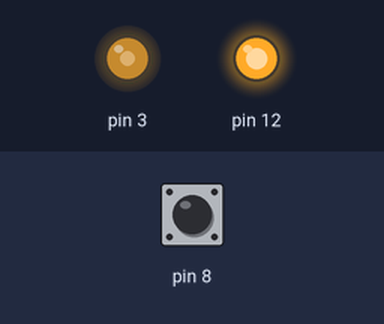
The sketch below on a simulated Arduino Uno, built with avr-gcc and run on an emulated ATmega328P. Shown: output pins drawn as LEDs (lit = HIGH). Inputs (shaded band) come from the test bench; at power-on: pin 8 HIGH. What the sketch prints to the serial monitor is not drawn.

Above: at 1.2 s.
1.3 s: pin 8 pulled LOW for 0.15 s
At 1.37 s:
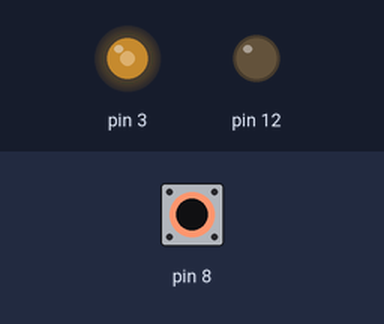
2.9 s: pin 8 pulled LOW for 3.2 s
At 6.8 s:
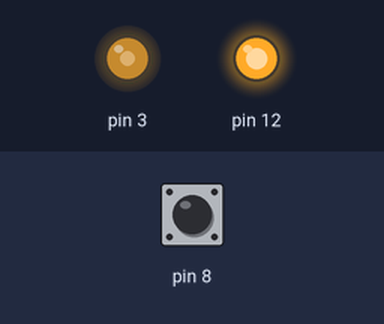
Timing chart, 0 to 8.3 s (numbered marks = the images above; inputs shaded):
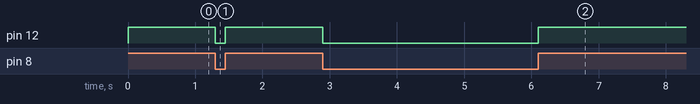

The sketch:

IRTest.ino
```cpp
// Yes, this is actually -*-c++-*-

void setup()
{
  // Pin3 is OC2B
  pinMode(3, OUTPUT);
  pinMode(12, OUTPUT);
  digitalWrite(12, 0);
  pinMode(8, INPUT_PULLUP);
  Serial.begin(115200);
  Serial.println("Hello IRTest");

  TCCR2A = _BV(COM2B0) | _BV(WGM21);
  TCCR2B = _BV(CS20);
  OCR2A = 209;
}

void loop()
{
  digitalWrite(12, digitalRead(8));
}
```

Measured:
- after the input at 1.3 s, pin 12: HIGH → LOW at once, → HIGH 0.15 s later
- after the input at 2.9 s, pin 12: HIGH → LOW at once, → HIGH 3.2 s later
